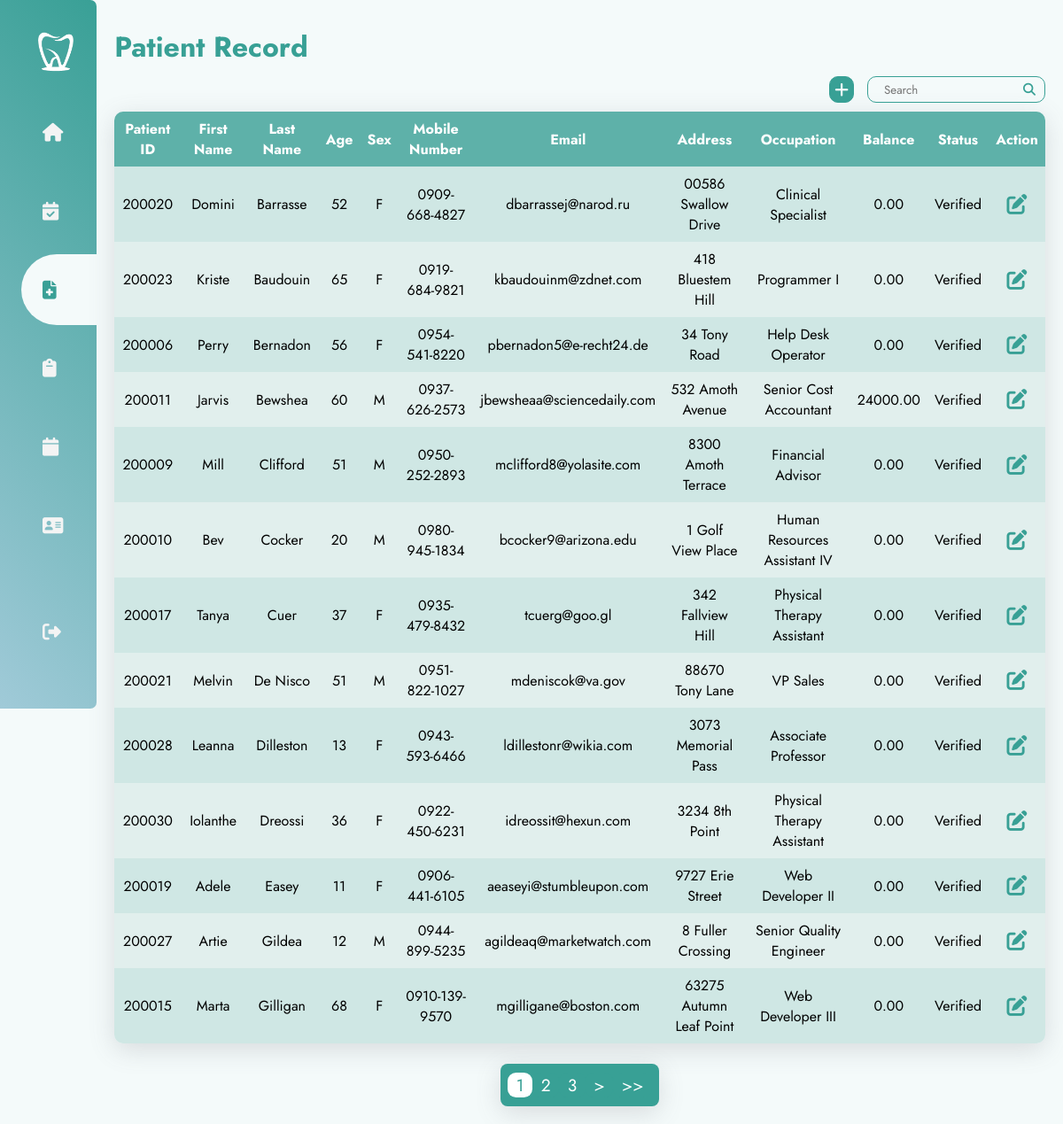
/pages/patientRecord.php (signed in), run on an earlier commit of the app's database.
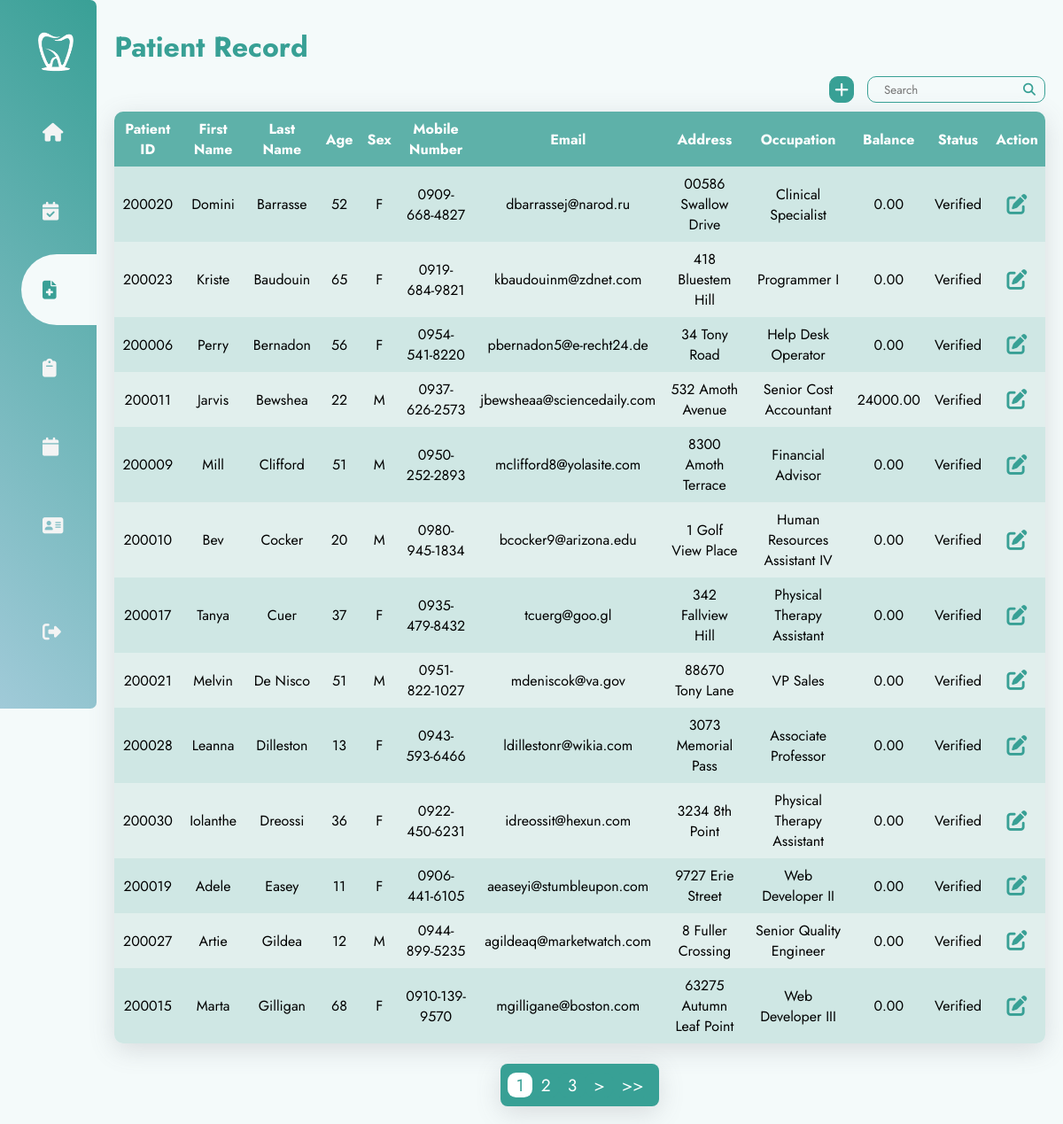
And on a later commit of the database.
### tables this page shows
CREATE TABLE `patients` (
  `patientID` int(10) NOT NULL,
  `patientFirstName` varchar(30) DEFAULT NULL,
  `patientLastName` varchar(30) DEFAULT NULL,
  `patientAge` int(11) DEFAULT NULL,
  `patientSex` varchar(10) DEFAULT NULL,
  `patientMobileNo` varchar(15) DEFAULT NULL,
  `patientEmail` varchar(70) DEFAULT NULL,
  `patientAddress` varchar(100) DEFAULT NULL,
  `patientOccupation` varchar(30) DEFAULT NULL,
  `patientBalance` decimal(15,2) DEFAULT 0.00,
  `patientStatus` varchar(15) DEFAULT 'Not Verified'
);

### pages/patientRecord.php (the view, shortened to what this page needs)
<?php
    include("../phpFiles/dbConnect.php");
    $searchKeyword = isset($_GET['searchKeyword']) ? $_GET['searchKeyword'] : '';
    $recordPerPage = 13;
    if (isset($_GET["page"])) {
        $page = $_GET["page"];
    }
    else {
        $page = 1;
    }
    $startPage = ($page-1) * $recordPerPage;
    $sql = "SELECT * FROM patients";
    $sql .= " ORDER BY patientLastName ASC, patientFirstName ASC LIMIT $startPage, $recordPerPage;";
    $result = $conn->query($sql);
?>
<!DOCTYPE html>
<html lang="en">
<head>
    <?php include("../pages/header.php");?>
    <link rel="stylesheet" href="../styles/transaction.css">
</head>
<body>
    <div class="container">
        <?php
            if($_SESSION["accRole"] == "Admin"){
                include('adminSidebar.php');
            }else{
                include('sidebar.php');
            }
        ?>
        <main>
            <h1 class="header">Patient Record</h1>
            <div class="main-content">
                <div class="contain">
                    <div class="button">
                        <a href="addPatient.php"><i class="fa-solid fa-plus"></i></a>
                    </div>
                    <form action="<?php echo htmlspecialchars($_SERVER["PHP_SELF"]); ?>" method="get" class="search">
                        <input type="text" name="searchKeyword" value="<?php echo $searchKeyword; ?>" placeholder="  Search">
                        <i class="fa-solid fa-magnifying-glass"></i>
                    </form>
                </div>
                <?php
                    echo "<table>";
                    echo "<tr><th>Patient ID</th><th>First Name</th><th>Last Name</th><th>Age</th><th>Sex</th><th>Mobile Number</th><th>Email</th><th>Address</th><th>Occupation</th><th>Balance</th><th>Status</th><th>Action</th></tr>";
                    if ($result->num_rows > 0) {
                        while ($row = $result->fetch_assoc()) {
                        echo "<tr>";
                        echo "<td>" . $row["patientID"] . "</td>";
                        echo "<td>" . $row["patientFirstName"] . "</td>";
                        echo "<td>" . $row["patientLastName"] . "</td>";
                        echo "<td>" . $row["patientAge"] . "</td>";
                        echo "<td>" . $row["patientSex"] . "</td>";
                        echo "<td>" . $row["patientMobileNo"] . "</td>";
                        echo "<td>" . $row["patientEmail"] . "</td>";
                        echo "<td>" . $row["patientAddress"] . "</td>";
                        echo "<td>" . $row["patientOccupation"] . "</td>";
                        echo "<td>" . $row["patientBalance"] . "</td>";
                        echo "<td>" . $row["patientStatus"] . "</td>";
                        echo "<td>
                                <div class='action-buttons'>
                                    <form action='patientRecordUpdate.php' method='post'>
                                        <input type='hidden' name='patientID' value='{$row['patientID']}'>
                                        <button type='submit'><i class='fas fa-edit'></i></button>
                                    </form>
                                </td>";
                        echo "</tr>";
                        echo "</div>";
                        }
                        echo "</table><br>";
                    } else {
                        echo "<tr><td colspan = '12' id = 'noRes'>No Results</td></tr>";
                        echo "</table><br>";
                    }
                ?>
                <div class = "paginationCont">
                    <div class = "paginationMain">
                        <?php
                            include("../pages/pagination.php");
                        ?>
                    </div>
                </div>
</body>
</html>

What changed in the data, as far as the page shows it:
changed patients "Jarvis": patientAge "60" → "22"
